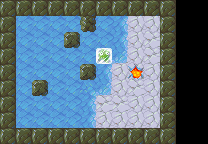

A level layout from a 2D game, rendered from its tile map. Below: a short description, then the map file with tile-grid data replaced by summaries:
An orthogonal 13x9 tile map with 16x16 px tiles, 4 tile layers (Bottom, Floor, FloorTop, Blocks), 5 tilesets.

<map version="1.0" orientation="orthogonal" width="13" height="9" tilewidth="16" tileheight="16">
 <tileset firstgid="1" name="ground" tilewidth="16" tileheight="16">
  <image source="assets/tileset-ground.png" width="48" height="16" />
 </tileset>
 <tileset firstgid="4" name="misc" tilewidth="16" tileheight="16">
  <image source="assets/tileset-misc.png" width="64" height="16" />
  <tile id="3">
   <properties>
    <property name="goal" value="true" />
   </properties>
  </tile>
 </tileset>
 <tileset firstgid="8" name="pushblocks" tilewidth="16" tileheight="16">
  <image source="assets/tileset-pushblocks.png" width="48" height="16" />
  <tile id="1">
   <properties>
    <property name="goal" value="true" />
    <property name="sprite" value="assets/frozen.sprite" />
   </properties>
  </tile>
 </tileset>
 <tileset firstgid="11" name="rocks" tilewidth="16" tileheight="16">
  <properties>
   <property name="collision" value="true" />
  </properties>
  <image source="assets/tileset-rocks.png" width="256" height="48" />
 </tileset>
 <tileset firstgid="59" name="slippery" tilewidth="16" tileheight="16">
  <properties>
   <property name="slippery_block" value="true" />
   <property name="slippery_player" value="true" />
  </properties>
  <image source="assets/tileset-slippery.png" width="256" height="48" />
 </tileset>
 <layer name="Bottom" width="13" height="9">
  <data>[117 cells, 99 non-empty, 2 distinct tile ids]</data>
 </layer>
 <layer name="Floor" width="13" height="9">
  <properties>
   <property name="player_offset_y" value="-1" />
   <property name="player_sprite" value="assets/dino.sprite" />
   <property name="start_x" value="2" />
   <property name="start_y" value="2" />
  </properties>
  <data>[117 cells, 44 non-empty, 5 distinct tile ids]</data>
 </layer>
 <layer name="FloorTop" width="13" height="9">
  <data>[117 cells, 40 non-empty, 3 distinct tile ids]</data>
 </layer>
 <layer name="Blocks" width="13" height="9">
  <data>[117 cells, 1 non-empty, 1 distinct tile ids]</data>
 </layer>
</map>